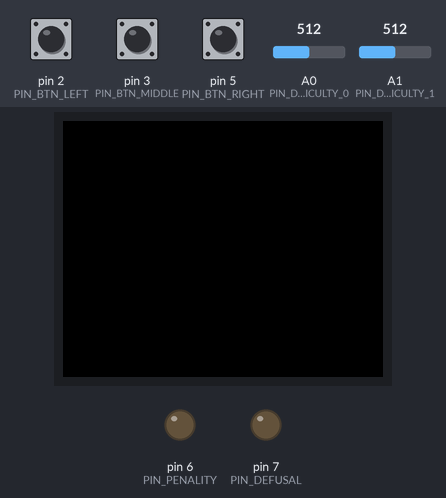
The sketch below on a simulated Arduino Uno, built with avr-gcc and run on an emulated ATmega328P. On the bench: 160×128 colour display, output pins drawn as LEDs (lit = HIGH). Dashed ring = blinking. Inputs (shaded band) come from the test bench; at power-on: pin 2 (PIN_BTN_LEFT) LOW, pin 5 (PIN_BTN_RIGHT) LOW, pin 3 (PIN_BTN_MIDDLE) LOW, A0 (PIN_DIFFICULTY_0) = 512, A1 (PIN_DIFFICULTY_1) = 512. Storage starts empty.

Above: at 1.2 s.
1.3 s: pin 2 (PIN_BTN_LEFT) pulled HIGH for 1 s
At 2.09 s:
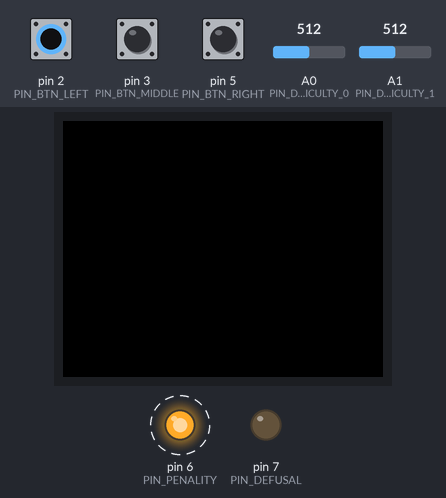
3.8 s: pin 5 (PIN_BTN_RIGHT) pulled HIGH for 3.2 s
At 4.59 s:
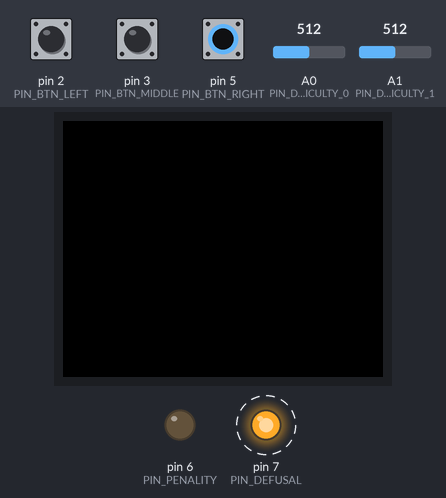
8.5 s: pin 2 (PIN_BTN_LEFT) pulled HIGH for 3.2 s
At 11.9 s:
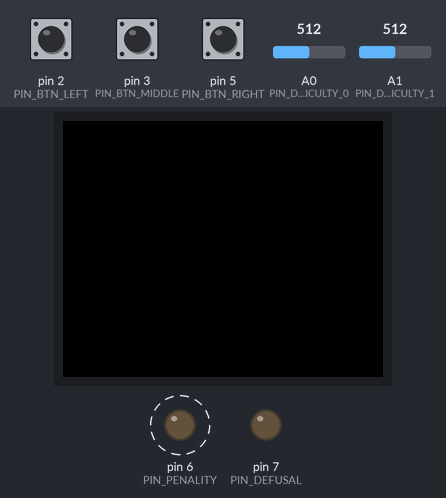
13.2 s: pin 3 (PIN_BTN_MIDDLE) pulled HIGH for 3.2 s
At 16.8 s:
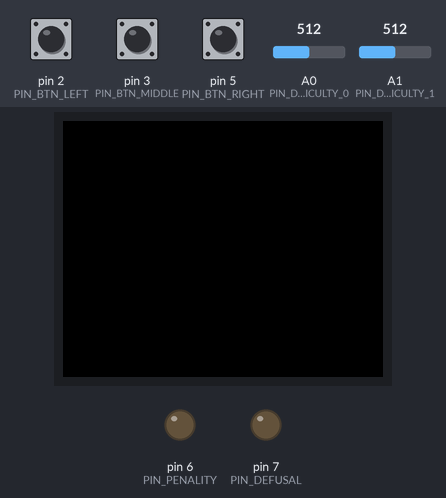
Timing chart, 0 to 18.3 s (numbered marks = the images above; inputs shaded):
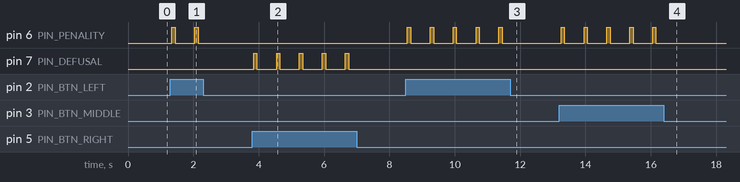

Measured:
- after the input at 1.3 s, pin 6 (PIN_PENALITY): alternates HIGH for 0.10 s and LOW for 0.60 s, 4 changes in all, then stays LOW, starting at once
- after the input at 3.8 s, pin 7 (PIN_DEFUSAL): alternates HIGH for 0.10 s and LOW for 0.60 s, 10 changes in all, then stays LOW, starting after 0.05 s
- after the input at 8.5 s, pin 6 (PIN_PENALITY): alternates HIGH for 0.10 s and LOW for 0.60 s, 10 changes in all, then stays LOW, starting after 0.05 s
- after the input at 13.2 s, pin 6 (PIN_PENALITY): alternates HIGH for 0.10 s and LOW for 0.60 s, 10 changes in all, then stays LOW, starting after 0.06 s

The sketch:

slave.ino
```cpp
/****************************************
 * patterns/slave
 *
 * Charles Paulet
 *
 * Slave part of the module that controls the
 * SD/TFT and implements game mechanics.
 *
 * Require SD and TFT library.
 * Wiring guide:
 * https://www.arduino.cc/en/Guide/TFTtoBoards
 * TFT guide:
 * https://www.arduino.cc/en/Tutorial/TFTBitmapLogo
 *
 * Use windows 3.x bmp formats. Convert with
 * $> convert file.bmp -format bmp3 file.bmp
 *
 * SD card must be FAT16 or FAT32 formatted
 ***************************************/

#include <SPI.h>
#include <SD.h>
#include <TFT.h>
#include <ktne_core.h>

#define PIN_DIFFICULTY_0 (A0) /* sync the module difficulty */
#define PIN_DIFFICULTY_1 (A1) /* sync the module difficulty */
#define PIN_PENALITY   (6)
#define PIN_DEFUSAL    (7)

#define PIN_BTN_LEFT   (2)
#define PIN_BTN_MIDDLE (3)
#define PIN_BTN_RIGHT  (5)

#define IMG_DIMENSIONS (48)
#define IMG_MARGIN     (4)

static uint16_t slave_difficulty = difficulty;

static uint8_t const buttons[] = { PIN_BTN_LEFT, PIN_BTN_MIDDLE, PIN_BTN_RIGHT };
/* Other images can be found in the module's img/ subdirectory */
static char const * const filenames[] = { "cat.bmp", "logo.bmp", "vim.bmp" };
static PImage images[] = { {}, {}, {} };

#define NB_IMGS (sizeof(images) / sizeof(images[0]))
#define NB_BTNS (sizeof(buttons) / sizeof(buttons[0]))

typedef struct
{
  uint8_t const id[NB_IMGS];
  uint8_t const solution;
} t_pattern;

static t_pattern const patterns[MAX_DIFFICULTY] = {
  {{ 0, 1, 2 }, PIN_BTN_LEFT},
  {{ 2, 0, 1 }, PIN_BTN_MIDDLE},
  {{ 2, 2, 0 }, PIN_BTN_RIGHT}
};

#define sd_cs   (4)
#define lcd_cs  (10)
#define dc      (9)
#define rst     (8)

TFT TFTscreen = TFT(lcd_cs, dc, rst);

void loadImages(void)
{
  for (size_t i = 0 ; i < NB_IMGS ; ++i)
    images[i] = TFTscreen.loadImage(filenames[(slave_difficulty - 1) * NB_IMGS + i]);
}

void updateDifficulty(void)
{
  int const value_0 = analogRead(PIN_DIFFICULTY_0);
  int const value_1 = analogRead(PIN_DIFFICULTY_1);

  if (value_0 < 100 && value_1 < 100 && slave_difficulty != EASY)
  {
    slave_difficulty = EASY;
    printImages();
  }
  else if (value_0 > 100 && value_1 < 100 && slave_difficulty != MEDIUM)
  {
    slave_difficulty = MEDIUM;
    printImages();
  }
  else if (value_0 > 100 && value_1 > 100 && slave_difficulty != HARD)
  {
    slave_difficulty = HARD;
    printImages();
  }
}

void printImages(void)
{
  static uint8_t const y = TFTscreen.height() / 2 - IMG_DIMENSIONS / 2;

  for (size_t i = 0 ; i < NB_IMGS ; ++i)
    TFTscreen.image(images[patterns[slave_difficulty - 1].id[i]],
    IMG_MARGIN + (IMG_DIMENSIONS + IMG_MARGIN) * i,
    y);
}

void setup(void)
{
  if (!SD.begin(sd_cs))
    return;
  pinMode(PIN_DIFFICULTY_0, INPUT);
  pinMode(PIN_DIFFICULTY_1, INPUT);
  pinMode(PIN_PENALITY, OUTPUT);
  pinMode(PIN_DEFUSAL, OUTPUT);
  TFTscreen.begin();
  TFTscreen.background(0, 0, 0);
  loadImages();
  printImages();
}

void sendSignal(uint8_t const pin)
{
  digitalWrite(pin, HIGH);
  delay(100);
  digitalWrite(pin, LOW);
}

void loop(void)
{
  updateDifficulty();
  for (size_t i = 0 ; i < NB_BTNS ; ++i)
  {
    if (digitalRead(buttons[i]) == HIGH)
    {
      if (patterns[slave_difficulty - 1].solution == buttons[i])
        sendSignal(PIN_DEFUSAL);
      else
        sendSignal(PIN_PENALITY);
      delay(500);
    }
  }
  delay(100);
}
```
